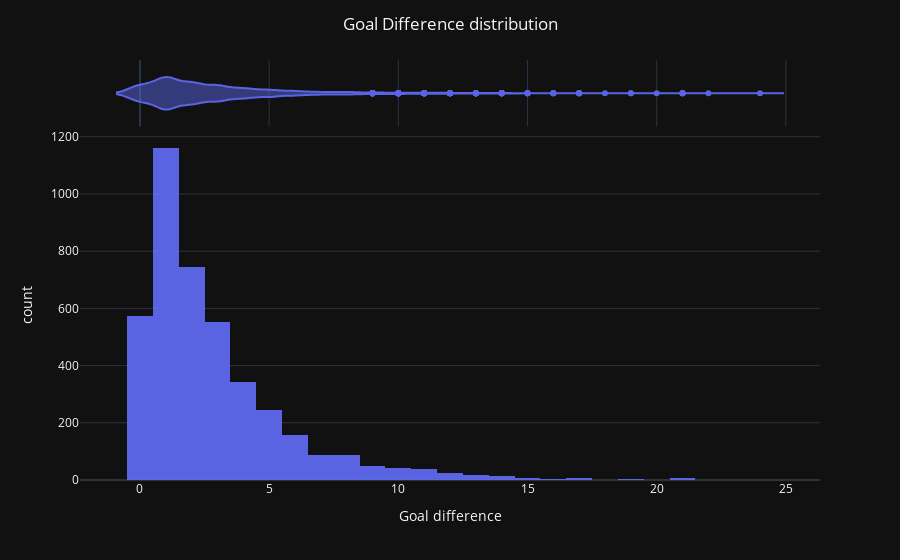

Notebook cell for this chart:
### Code cell
fig4=px.histogram(df,x='Goal difference',marginal='violin')
fig4.update_layout(title='Goal Difference distribution',title_x=0.5,template='plotly_dark')
fig4.update_traces(opacity=0.9)
fig4.show()

### Figure 1 — Plotly figure (JSON) as saved in the notebook; plotly's stock layout.template omitted (floating-point values rounded to 4 significant figures; data arrays with more than 128 entries replaced by an {"elided": "..."} marker saying what was removed)
{"data": [{"alignmentgroup": "True", "bingroup": "x", "hovertemplate": "Goal difference=%{x}<br>count=%{y}<extra></extra>", "legendgroup": "", "marker": {"color": "#636efa"}, "name": "", "offsetgroup": "", "opacity": 0.9, "orientation": "v", "showlegend": false, "type": "histogram", "x": {"elided": "4163 int values"}, "xaxis": "x", "yaxis": "y"}, {"alignmentgroup": "True", "hovertemplate": "Goal difference=%{x}<extra></extra>", "legendgroup": "", "marker": {"color": "#636efa"}, "name": "", "offsetgroup": "", "opacity": 0.9, "scalegroup": "x", "showlegend": false, "type": "violin", "x": {"elided": "4163 int values"}, "xaxis": "x2", "yaxis": "y2"}], "layout": {"barmode": "relative", "legend": {"tracegroupgap": 0}, "margin": {"t": 60}, "title": {"text": "Goal Difference distribution", "x": 0.5}, "xaxis": {"anchor": "y", "domain": [0, 1], "title": {"text": "Goal difference"}}, "xaxis2": {"anchor": "y2", "domain": [0, 1], "matches": "x", "showgrid": true, "showticklabels": false}, "yaxis": {"anchor": "x", "domain": [0, 0.8316], "title": {"text": "count"}}, "yaxis2": {"anchor": "x2", "domain": [0.8416, 1], "matches": "y2", "showgrid": false, "showline": false, "showticklabels": false, "ticks": ""}}}
